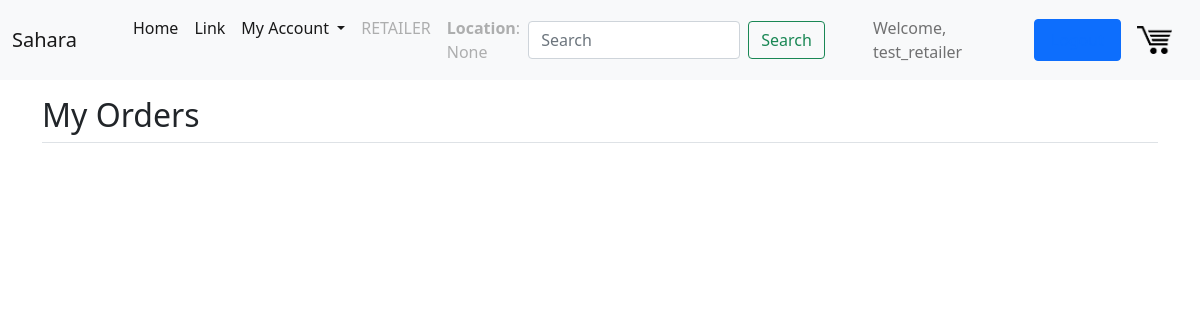
Page /u/test_retailer/orders/ (signed in) on the earlier database version.
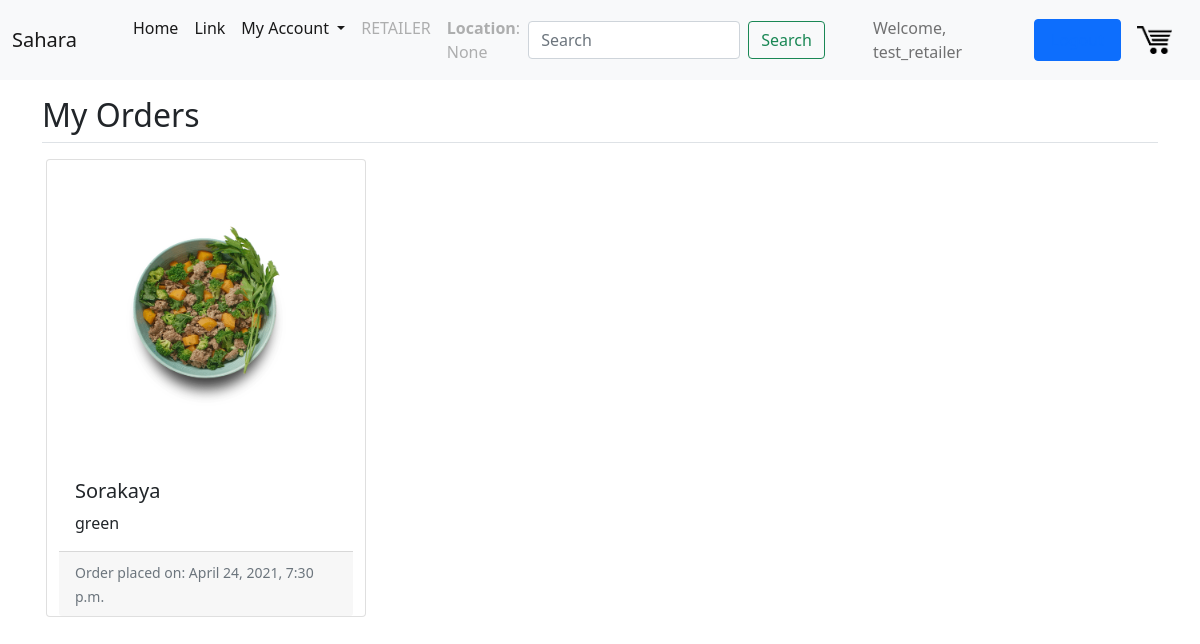
Same page on the later database version.
### core/models.py (models this page shows, shortened)
class OrderItem(models.Model):
    product = models.ForeignKey(Product, on_delete=models.CASCADE)
    order = models.ForeignKey(Order, on_delete=models.CASCADE)
    quantity = models.DecimalField(max_digits=10, decimal_places=2, default=0.00, validators=[MinValueValidator(Decimal('0.00'))])

class Product(models.Model):
    seller = models.ForeignKey(User, on_delete = models.CASCADE, related_name="seller")
    date_posted = models.DateTimeField(auto_now_add=True)
    stock = models.DecimalField(max_digits=20, decimal_places=2, default=0.00, validators=[MinValueValidator(Decimal('0.00'))])
    title = models.CharField(max_length=255)
    content = models.TextField(blank=True, null=True)
    img = models.FileField(default = "default.png", upload_to = "", blank=True, null=True)
    rating = models.DecimalField(max_digits=3, decimal_places=2, default=0.00, validators=[MinValueValidator(Decimal('0.00'))])
    tags = models.CharField(
        max_length = 20,
        choices = CAT_CHOICES,
        default = 'vegetables',
    )
    measurment_unit = models.CharField(
        max_length = 5,
        choices = UNIT_CHOICES,
        default = 'kg',
    )
    price_per_unit = models.DecimalField(max_digits=20, decimal_places=2, validators=[MinValueValidator(Decimal('0.00'))])

class Order(models.Model):
    customer = models.ForeignKey(User, on_delete=models.CASCADE)
    date_ordered = models.DateTimeField(auto_now_add=True)
    complete = models.BooleanField(default=False)
    transaction_id = models.CharField(max_length=200, blank=True, null=True)

### users/views.py (the view)
# urls.py: path('orders/', OrderByUser.as_view(), name="user-orders"),
class OrderByUser(LoginRequiredMixin, ListView):
        model = Order
        template_name = 'users/user_orders.html'
        context_object_name = 'prods'
        paginate_by = 20
        def get_queryset(self):
            user = get_object_or_404(User, username=self.kwargs.get('username'))
            return Order.objects.filter(customer=user, complete=True)
        def get_context_data(self, **kwargs):
            url = self.request.get_full_path()
            username = url.split("/")[-3]
            context = super().get_context_data(**kwargs)
            context['username'] = username
            return context

### users/templates/users/user_orders.html (shortened to what this page needs)
{% extends "core/base.html" %}
{% block content %}
      <div>
        <div class="border-bottom pt-3">
          <h2 >My Orders</h2>
        </div>
      </div>
      {% if request.user.username == username %}
    {% for order in prods %}
      {% for order_item in order.orderitem_set.all %}
        <div class="card mr-3" style="top:1rem; left: 1rem; width: 20rem; margin-right: 0.5rem; ">
            <a href="#">
                <img src="{{ order_item.product.img.url }}" class="card-img-top" alt="Product image">
            </a>
            <div class="card-body">
                <a style="text-decoration: none; color:inherit" href="#">
                    <h5 class="card-title">{{ order_item.product.title }}</h5>
                </a>
                <p class="card-text" style="white-space: nowrap; overflow: hidden; text-overflow: ellipsis;">{{ order_item.product.content }}</p>
            </div>
        {% endfor %}
        <div class="card-footer">
            <small class="text-muted">Order placed on: {{ order.date_ordered }}</small>
        </div>
      </div>
    {% endfor %}
    {% endif %}
{% endblock content %}

Differences in the rows shown:
added Order: date_ordered "April 24, 2021, 7:30 p.m."
added OrderItem: product.img (picture), product "Sorakaya", product.content "green"
